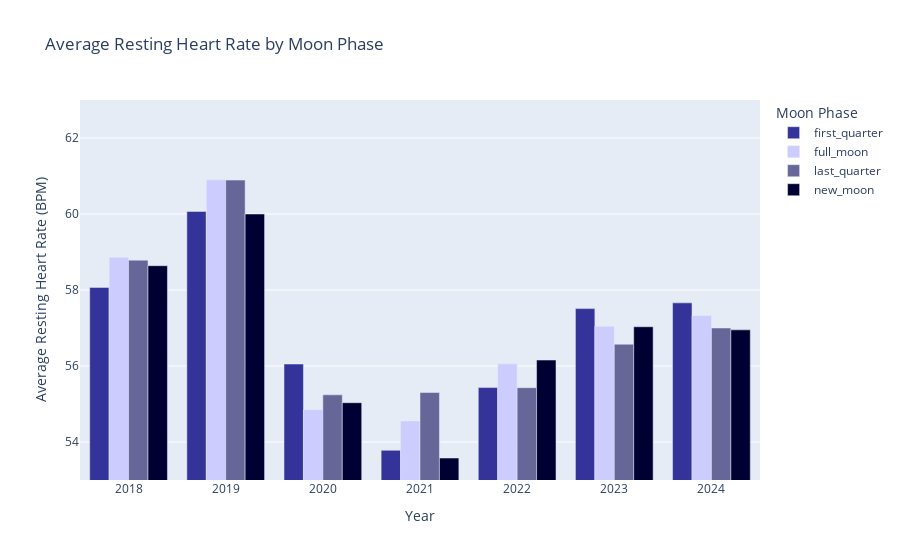

Notebook cell for this chart:
### Markdown cell above
### Hmm, underwhelming results.
### However, I wasn't expecting to see such a dip in resting heart rate during 2021! This coincided with the pandemic of course, which is when I began boxing regularly

### Code cell
moon_phase_palette = {
    'first_quarter':'#333399', 
    'full_moon': '#ccccff',  
    'last_quarter':'#666699', 
    'new_moon':'#000033',
}
resting_moon_fig = go.Figure()
for phase,color in moon_phase_palette.items():
    phase_data = avg_resting_per_phase.query(f'moon_phase == "{phase}"')
    resting_moon_fig.add_trace(go.Bar(
        x=phase_data.query('year != 2017').year, 
        y=phase_data.query('year != 2017').value, 
        name=phase,
        marker_color = color))

resting_moon_fig.update_layout(
    title = "Average Resting Heart Rate by Moon Phase",
    barmode = "group",
    xaxis = dict(title = "Year"),
    yaxis = dict(
        title = "Average Resting Heart Rate (BPM)", 
        range = [53,63],
        dtick = 2),
    legend = dict(title = 'Moon Phase')
    )
    
resting_moon_fig

### Figure 1 — Plotly figure (JSON) as saved in the notebook; plotly's stock layout.template omitted (floating-point values rounded to 4 significant figures)
{"data": [{"marker": {"color": "#333399"}, "name": "first_quarter", "type": "bar", "x": [2018, 2019, 2020, 2021, 2022, 2023, 2024], "y": [58.07, 60.07, 56.05, 53.78, 55.43, 57.51, 57.66]}, {"marker": {"color": "#ccccff"}, "name": "full_moon", "type": "bar", "x": [2018, 2019, 2020, 2021, 2022, 2023, 2024], "y": [58.86, 60.9, 54.85, 54.55, 56.06, 57.04, 57.33]}, {"marker": {"color": "#666699"}, "name": "last_quarter", "type": "bar", "x": [2018, 2019, 2020, 2021, 2022, 2023, 2024], "y": [58.78, 60.89, 55.24, 55.3, 55.43, 56.57, 57]}, {"marker": {"color": "#000033"}, "name": "new_moon", "type": "bar", "x": [2018, 2019, 2020, 2021, 2022, 2023, 2024], "y": [58.64, 60, 55.03, 53.58, 56.16, 57.03, 56.95]}], "layout": {"barmode": "group", "legend": {"title": {"text": "Moon Phase"}}, "title": {"text": "Average Resting Heart Rate by Moon Phase"}, "xaxis": {"title": {"text": "Year"}}, "yaxis": {"dtick": 2, "range": [53, 63], "title": {"text": "Average Resting Heart Rate (BPM)"}}}}
